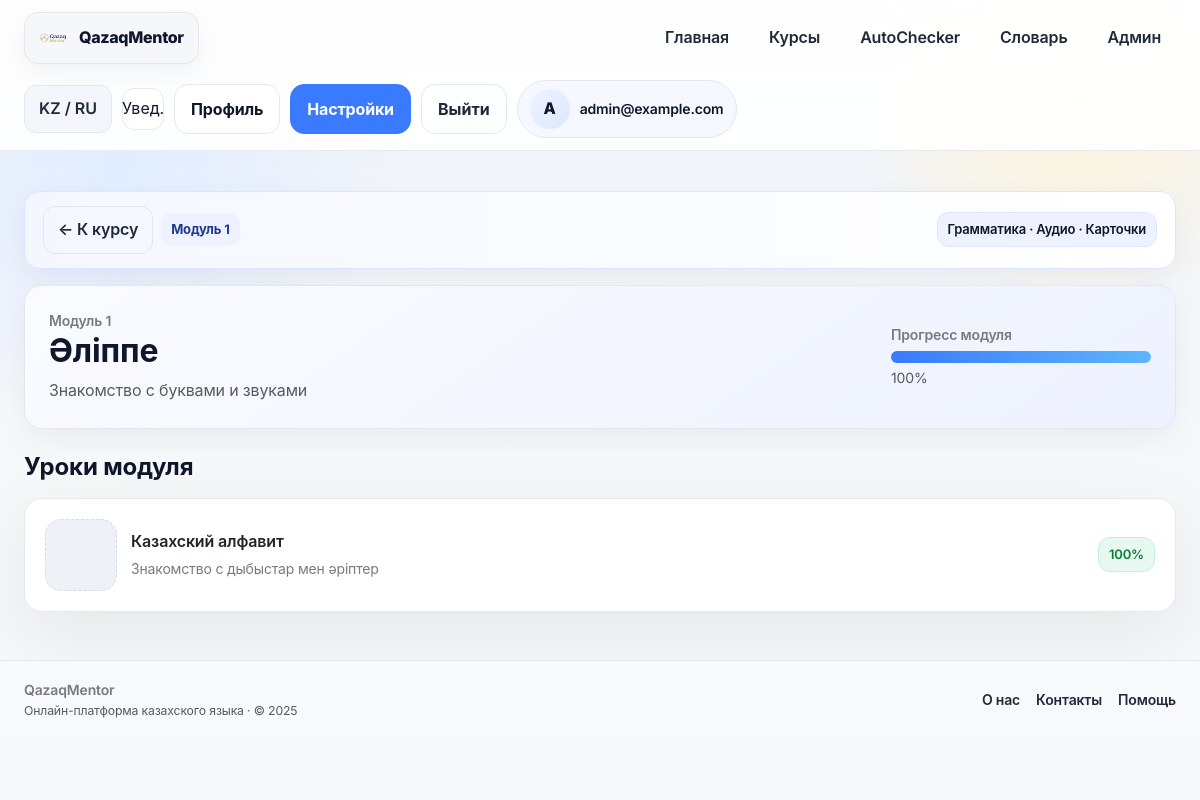
The page /course/kazkids/module/1 (signed in) on the database its author committed.
### app/models/__init__.py (models this page shows, shortened)
class User(Base):
    __tablename__ = "users"
    __allow_unmapped__ = True
    id = Column(Integer, primary_key=True, index=True)
    email = Column(String, unique=True, index=True, nullable=False)
    hashed_password = Column(String, nullable=False)
    age = Column(Integer, nullable=False)
    target = Column(String, nullable=False)  # school / general / business
    daily_minutes = Column(Integer, nullable=False, default=10)
    level = Column(String, nullable=True)
    role = Column(String, nullable=False, default="user")
    created_at = Column(DateTime, server_default=func.now(), nullable=False)
    placements: List["PlacementTestResult"] = relationship(
        "PlacementTestResult", back_populates="user", cascade="all, delete-orphan"
    )
    progresses: List["UserProgress"] = relationship(
        "UserProgress", back_populates="user", cascade="all, delete-orphan"
    )

class Module(Base):
    __tablename__ = "modules"
    __allow_unmapped__ = True
    id = Column(Integer, primary_key=True, index=True)
    course_id = Column(Integer, ForeignKey("courses.id"), nullable=False)
    name = Column(String, nullable=False)
    order = Column(Integer, nullable=False, default=1)
    description = Column(Text, nullable=True)
    course: "Course" = relationship("Course", back_populates="modules")
    lessons: List["Lesson"] = relationship(
        "Lesson", back_populates="module", cascade="all, delete-orphan", order_by="Lesson.order"
    )

class Lesson(Base):
    __tablename__ = "lessons"
    __allow_unmapped__ = True
    id = Column(Integer, primary_key=True, index=True)
    module_id = Column(Integer, ForeignKey("modules.id"), nullable=False)
    title = Column(String, nullable=False)
    description = Column(Text, nullable=True)
    lesson_type = Column(String, nullable=True)
    estimated_time = Column(Integer, nullable=True)
    difficulty = Column(String, nullable=True)
    age_group = Column(String, nullable=True)  # kids / adult / gov
    order = Column(Integer, nullable=False, default=1)
    module: "Module" = relationship("Module", back_populates="lessons")
    blocks: List["LessonBlock"] = relationship(
        "LessonBlock", back_populates="lesson", cascade="all, delete-orphan", order_by="LessonBlock.order"
    )
    flashcards: List["Flashcard"] = relationship(
        "Flashcard", back_populates="lesson", cascade="all, delete-orphan"
    )
    quizzes: List["Quiz"] = relationship(
        "Quiz", back_populates="lesson", cascade="all, delete-orphan"
    )

### app/routers/modules.py (the view)
@router.get("/course/{slug}/module/{module_id}")
async def module_page(
    slug: str,
    module_id: int,
    request: Request,
    db: Session = Depends(get_db),
    user: models.User = Depends(get_current_user),
):
    module = (
        db.query(models.Module)
        .options(selectinload(models.Module.lessons))
        .filter(models.Module.id == module_id)
        .first()
    )
    course = db.query(models.Course).filter_by(slug=slug).first()
    if not module or not course or module.course_id != course.id:
        raise HTTPException(status_code=404, detail="Module not found")
    progress_map = {}
    lesson_ids = [lesson.id for lesson in module.lessons]
    if lesson_ids:
        rows = (
            db.query(models.UserProgress)
            .filter(models.UserProgress.user_id == user.id, models.UserProgress.lesson_id.in_(lesson_ids))
            .all()
        )
        progress_map = {row.lesson_id: row.status for row in rows}
    return render_template(request, "module_page.html", {"module": module, "course": course, "progress_map": progress_map})

### app/templates/module_page.html
{% extends "base.html" %}
{% block content %}
{% set ns_mod = namespace(done=0) %}
{% for l in module.lessons %}
    {% if progress_map.get(l.id) == 'done' %}
        {% set ns_mod.done = ns_mod.done + 1 %}
    {% endif %}
{% endfor %}
{% set module_progress = (ns_mod.done / (module.lessons|length)) * 100 if module.lessons|length else 0 %}
<section class="page-section">
    <div class="lesson-band mb-3 d-flex flex-wrap justify-content-between align-items-center gap-2">
        <div class="d-flex align-items-center gap-2">
            <a href="/course/{{ course.slug }}" class="btn-ghost text-decoration-none">← К курсу</a>
            <span class="block-label">Модуль {{ module.order }}</span>
        </div>
        <div class="pill">Грамматика · Аудио · Карточки</div>
    </div>
    <div class="card-plate mb-4">
        <div class="d-flex flex-column flex-md-row justify-content-between align-items-start align-items-md-center gap-3">
            <div>
                <div class="muted-label">Модуль {{ module.order }}</div>
                <h2 class="fw-bold mb-2">{{ module.name }}</h2>
                <p class="mb-0 text-muted">{{ module.description or "Описание появится позже." }}</p>
            </div>
            <div style="min-width: 260px;">
                <div class="muted-label mb-1">Прогресс модуля</div>
                <div class="progress progress-slim mb-1">
                    <div class="progress-bar" role="progressbar" style="width: {{ module_progress|round(0, 'floor')|int }}%;"></div>
                </div>
                <div class="small text-muted">{{ module_progress|round(0, 'floor')|int }}%</div>
            </div>
        </div>
    </div>
    <h4 class="fw-bold mb-3">Уроки модуля</h4>
    <div class="vstack gap-3">
        {% for lesson in module.lessons %}
        {% set status = progress_map.get(lesson.id) %}
        {% set badge = "0%" %}
        {% if status == "done" %}
            {% set badge = "100%" %}
        {% elif status == "in_progress" %}
            {% set badge = "50%" %}
        {% endif %}
        <a href="/lesson/{{ lesson.id }}" class="text-decoration-none text-dark">
            <div class="lesson-card shadow-soft">
                <div class="placeholder-box" style="width: 72px; height: 72px;"></div>
                <div class="flex-grow-1">
                    <div class="fw-semibold mb-1">{{ lesson.title }}</div>
                    <div class="lesson-meta">{{ lesson.description or "Краткое описание урока." }}</div>
                </div>
                <span class="status-badge {% if status == 'done' %}success{% elif status == 'in_progress' %}info{% else %}warn{% endif %}">{{ badge }}</span>
            </div>
        </a>
        {% endfor %}
    </div>
</section>
{% endblock %}

### app/templates/base.html (shortened to what this page needs)
<!DOCTYPE html>
<html lang="kk">
<head>
    <link href="https://cdn.jsdelivr.net/npm/bootstrap@5.3.3/dist/css/bootstrap.min.css" rel="stylesheet">
    <link rel="stylesheet" href="{{ url_for('static', path='css/main.css') }}?v=qm2">
</head>
<body>
<div class="app-bg"></div>
{% set current_user = request.state.user or (user if user is defined else None) %}
{% set current_path = request.url.path if request and request.url else '' %}
<header class="app-nav">
    <div class="page-shell nav-inner">
        <a href="/" class="brand-mark">
            <img src="{{ url_for('static', path='img/logo.png') }}" alt="QazaqMentor">
            <span>QazaqMentor</span>
        </a>
        <nav class="nav-links">
            <a class="nav-link {% if current_path == '/' %}active{% endif %}" href="/">Главная</a>
            <a class="nav-link {% if '/courses' in current_path %}active{% endif %}" href="/courses">Курсы</a>
            <a class="nav-link {% if '/autochecker' in current_path %}active{% endif %}" href="/autochecker">AutoChecker</a>
            <a class="nav-link {% if '/vocabulary' in current_path or '/dictionary' in current_path %}active{% endif %}" href="/vocabulary">Словарь</a>
            {% if current_user and current_user.is_admin %}
            <a class="nav-link" href="/admin">Админ</a>
            {% endif %}
        </nav>
        <div class="nav-actions">
            <button class="nav-chip" type="button">KZ / RU</button>
            <button class="icon-button" type="button" aria-label="Уведомления">Увед.</button>
            {% if current_user %}
                <a class="btn btn-outline-dark" href="/profile">Профиль</a>
                <a class="btn btn-primary" href="/settings">Настройки</a>
                <form action="/logout" method="post" class="m-0">
                    <button type="submit" class="btn btn-ghost">Выйти</button>
                </form>
                <div class="profile-chip">
                    <div class="avatar">{{ current_user.email[0]|upper }}</div>
                    <div class="fw-semibold small">{{ current_user.full_name or current_user.email }}</div>
                </div>
            {% else %}
                <a class="btn btn-outline-dark" href="/login">Войти</a>
                <a class="btn btn-primary" href="/signup">Регистрация</a>
            {% endif %}
        </div>
    </div>
</header>
<main class="page-body">
    <div class="page-shell">
        {% block content %}{% endblock %}
    </div>
</main>
<footer class="footer-bar mt-5">
    <div class="page-shell d-flex align-items-center justify-content-between flex-wrap gap-3">
        <div>
            <div class="fw-semibold">QazaqMentor</div>
            <div class="small text-muted">Онлайн-платформа казахского языка · © 2025</div>
        </div>
        <div class="d-flex align-items-center gap-3">
            <a href="#">О нас</a>
            <a href="#">Контакты</a>
            <a href="#">Помощь</a>
        </div>
    </div>
</footer>
</body>
</html>

### rows shown on the page
User: email "A", email "admin@example.com"
Module: order "1", name "Әліппе", description "Знакомство с буквами и звуками"
Lesson: title "Казахский алфавит", description "Знакомство с дыбыстар мен әріптер", badge "100%"

### other values the page prints
{{ module_progress|round(0, 'floor')|int }} "100"
